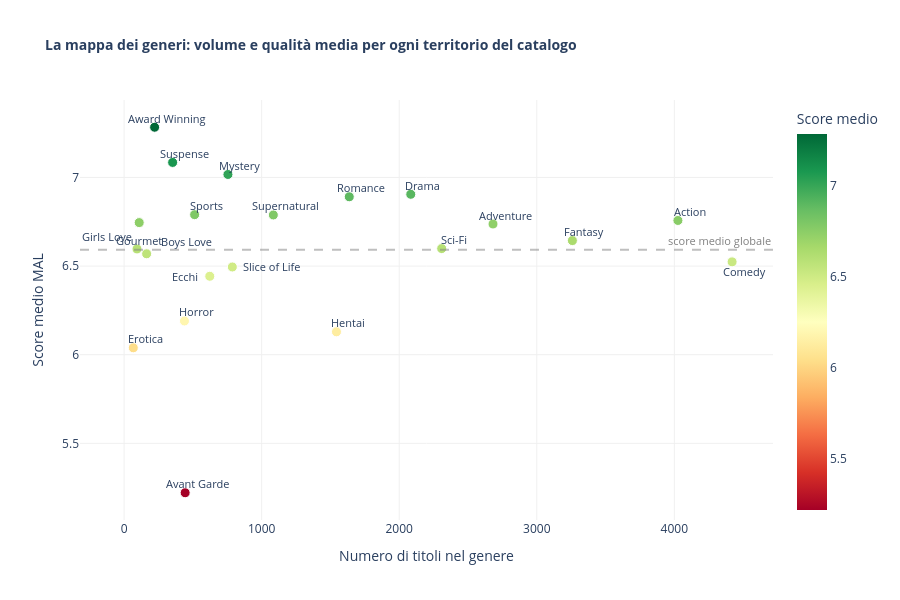

Notebook code cell kept with this figure:
### Markdown cell above
## I punti di riferimento: dalla mappa dei generi alla Hall of Fame

Ogni navigazione parte da una visione d'insieme. Prima di scegliere un titolo specifico, vale la pena capire com'è fatto il territorio: quanti generi esistono, quanto sono grandi, quanto sono affidabili in termini di qualità media. Solo dopo aver capito la struttura del catalogo ha senso chiedersi: quali sono i titoli migliori al suo interno?

Il grafico che segue mappa tutti i generi su due assi: quanti anime esistono per quel genere (quanto è popolato il territorio) e qual è il loro punteggio medio (quanto è affidabile come zona di esplorazione). Un genere in alto a destra ha molti titoli di alta qualità: è un territorio ricco e consolidato. Un genere in alto a sinistra ha pochi titoli ma molto buoni: è una nicchia preziosa. Per chi vuole allargare la propria mappa, questo grafico mostra dove vale la pena guardare.

### Code cell
import plotly.express as px

det_g = details.dropna(subset=['genres', 'score']).copy()
det_g['genre'] = det_g['genres'].str[2:-2].str.split("', '")
det_g = det_g.explode('genre')
det_g = det_g[det_g['genre'].str.strip() != '']

genre_stats = (
    det_g.groupby('genre')
    .agg(n_titoli=('mal_id', 'count'), score_medio=('score', 'mean'))
    .query('n_titoli >= 30')
    .sort_values('score_medio', ascending=False)
    .reset_index()
)

score_mean = genre_stats['score_medio'].mean()

fig = px.scatter(
    genre_stats,
    x='n_titoli',
    y='score_medio',
    color='score_medio',
    color_continuous_scale='RdYlGn',
    hover_name='genre',
    hover_data={'n_titoli': True, 'score_medio': ':.2f'},
    labels={
        'n_titoli': 'Numero di titoli nel genere',
        'score_medio': 'Score medio MAL',
    },
    title='<b>La mappa dei generi: volume e qualità media per ogni territorio del catalogo</b>',
)

fig.update_traces(
    marker=dict(size=10, line=dict(color='white', width=1)),
)

# Offset custom per i generi sovrapposti, default per gli altri
custom_offsets = {
    'Girls Love':   dict(xshift=-30, yshift=12),
    'Boys Love':    dict(xshift=40,  yshift=12),
    'Gourmet':      dict(xshift=0,   yshift=-18),
    'Ecchi':        dict(xshift=-25, yshift=0),
    'Slice of Life':dict(xshift=40,  yshift=0),
    'Comedy':       dict(xshift=12,  yshift=-10),
}
default_offset = dict(xshift=12, yshift=9)

for _, row in genre_stats.iterrows():
    off = custom_offsets.get(row['genre'], default_offset)
    fig.add_annotation(
        x=row['n_titoli'],
        y=row['score_medio'],
        text=row['genre'],
        showarrow=False,
        font=dict(size=11),
        **off,
    )

fig.add_hline(
    y=score_mean,
    line_dash='dash',
    line_color='grey',
    opacity=0.5,
    annotation_text='score medio globale',
    annotation_position='top right',
    annotation_font_size=11,
    annotation_font_color='grey',
)

fig.update_layout(
    font_size=12,
    title_font_size=14,
    coloraxis_colorbar=dict(title='Score medio'),
    plot_bgcolor='white',
    paper_bgcolor='white',
    xaxis=dict(showgrid=True, gridcolor='#f0f0f0', zeroline=False),
    yaxis=dict(showgrid=True, gridcolor='#f0f0f0', zeroline=False),
    height=600,
)

fig.show()

### Figure 1 — Plotly figure (JSON) as saved in the notebook; plotly's stock layout.template omitted (floating-point values rounded to 4 significant figures)
{"data": [{"hovertemplate": "<b>%{hovertext}</b><br><br>Numero di titoli nel genere=%{x}<br>Score medio MAL=%{marker.color:.2f}<extra></extra>", "hovertext": ["Award Winning", "Suspense", "Mystery", "Drama", "Romance", "Sports", "Supernatural", "Action", "Gourmet", "Adventure", "Fantasy", "Sci-Fi", "Girls Love", "Boys Love", "Comedy", "Slice of Life", "Ecchi", "Horror", "Hentai", "Erotica", "Avant Garde"], "legendgroup": "", "marker": {"color": [7.284, 7.085, 7.017, 6.905, 6.891, 6.79, 6.789, 6.758, 6.745, 6.737, 6.644, 6.599, 6.597, 6.57, 6.524, 6.495, 6.443, 6.19, 6.129, 6.039, 5.221], "coloraxis": "coloraxis", "symbol": "circle", "line": {"color": "white", "width": 1}, "size": 10}, "mode": "markers", "name": "", "orientation": "v", "showlegend": false, "x": [222, 353, 755, 2084, 1637, 513, 1085, 4026, 110, 2682, 3259, 2309, 94, 164, 4420, 787, 623, 439, 1544, 67, 444], "xaxis": "x", "y": [7.284, 7.085, 7.017, 6.905, 6.891, 6.79, 6.789, 6.758, 6.745, 6.737, 6.644, 6.599, 6.597, 6.57, 6.524, 6.495, 6.443, 6.19, 6.129, 6.039, 5.221], "yaxis": "y", "type": "scatter"}], "layout": {"xaxis": {"anchor": "y", "domain": [0.0, 1.0], "title": {"text": "Numero di titoli nel genere"}, "showgrid": true, "gridcolor": "#f0f0f0", "zeroline": false}, "yaxis": {"anchor": "x", "domain": [0.0, 1.0], "title": {"text": "Score medio MAL"}, "showgrid": true, "gridcolor": "#f0f0f0", "zeroline": false}, "coloraxis": {"colorbar": {"title": {"text": "Score medio"}}, "colorscale": [[0.0, "rgb(165,0,38)"], [0.1, "rgb(215,48,39)"], [0.2, "rgb(244,109,67)"], [0.3, "rgb(253,174,97)"], [0.4, "rgb(254,224,139)"], [0.5, "rgb(255,255,191)"], [0.6, "rgb(217,239,139)"], [0.7, "rgb(166,217,106)"], [0.8, "rgb(102,189,99)"], [0.9, "rgb(26,152,80)"], [1.0, "rgb(0,104,55)"]]}, "legend": {"tracegroupgap": 0}, "title": {"text": "<b>La mappa dei generi: volume e qualità media per ogni territorio del catalogo</b>", "font": {"size": 14}}, "annotations": [{"font": {"size": 11}, "showarrow": false, "text": "Award Winning", "x": 222, "xshift": 12, "y": 7.284, "yshift": 9}, {"font": {"size": 11}, "showarrow": false, "text": "Suspense", "x": 353, "xshift": 12, "y": 7.085, "yshift": 9}, {"font": {"size": 11}, "showarrow": false, "text": "Mystery", "x": 755, "xshift": 12, "y": 7.017, "yshift": 9}, {"font": {"size": 11}, "showarrow": false, "text": "Drama", "x": 2084, "xshift": 12, "y": 6.905, "yshift": 9}, {"font": {"size": 11}, "showarrow": false, "text": "Romance", "x": 1637, "xshift": 12, "y": 6.891, "yshift": 9}, {"font": {"size": 11}, "showarrow": false, "text": "Sports", "x": 513, "xshift": 12, "y": 6.79, "yshift": 9}, {"font": {"size": 11}, "showarrow": false, "text": "Supernatural", "x": 1085, "xshift": 12, "y": 6.789, "yshift": 9}, {"font": {"size": 11}, "showarrow": false, "text": "Action", "x": 4026, "xshift": 12, "y": 6.758, "yshift": 9}, {"font": {"size": 11}, "showarrow": false, "text": "Gourmet", "x": 110, "xshift": 0, "y": 6.745, "yshift": -18}, {"font": {"size": 11}, "showarrow": false, "text": "Adventure", "x": 2682, "xshift": 12, "y": 6.737, "yshift": 9}, {"font": {"size": 11}, "showarrow": false, "text": "Fantasy", "x": 3259, "xshift": 12, "y": 6.644, "yshift": 9}, {"font": {"size": 11}, "showarrow": false, "text": "Sci-Fi", "x": 2309, "xshift": 12, "y": 6.599, "yshift": 9}, {"font": {"size": 11}, "showarrow": false, "text": "Girls Love", "x": 94, "xshift": -30, "y": 6.597, "yshift": 12}, {"font": {"size": 11}, "showarrow": false, "text": "Boys Love", "x": 164, "xshift": 40, "y": 6.57, "yshift": 12}, {"font": {"size": 11}, "showarrow": false, "text": "Comedy", "x": 4420, "xshift": 12, "y": 6.524, "yshift": -10}, {"font": {"size": 11}, "showarrow": false, "text": "Slice of Life", "x": 787, "xshift": 40, "y": 6.495, "yshift": 0}, {"font": {"size": 11}, "showarrow": false, "text": "Ecchi", "x": 623, "xshift": -25, "y": 6.443, "yshift": 0}, {"font": {"size": 11}, "showarrow": false, "text": "Horror", "x": 439, "xshift": 12, "y": 6.19, "yshift": 9}, {"font": {"size": 11}, "showarrow": false, "text": "Hentai", "x": 1544, "xshift": 12, "y": 6.129, "yshift": 9}, {"font": {"size": 11}, "showarrow": false, "text": "Erotica", "x": 67, "xshift": 12, "y": 6.039, "yshift": 9}, {"font": {"size": 11}, "showarrow": false, "text": "Avant Garde", "x": 444, "xshift": 12, "y": 5.221, "yshift": 9}, {"font": {"color": "grey", "size": 11}, "showarrow": false, "text": "score medio globale", "x": 1, "xanchor": "right", "xref": "x domain", "y": 6.593, "yanchor": "bottom", "yref": "y"}], "shapes": [{"line": {"color": "grey", "dash": "dash"}, "opacity": 0.5, "type": "line", "x0": 0, "x1": 1, "xref": "x domain", "y0": 6.593, "y1": 6.593, "yref": "y"}], "font": {"size": 12}, "plot_bgcolor": "white", "paper_bgcolor": "white", "height": 600}}
